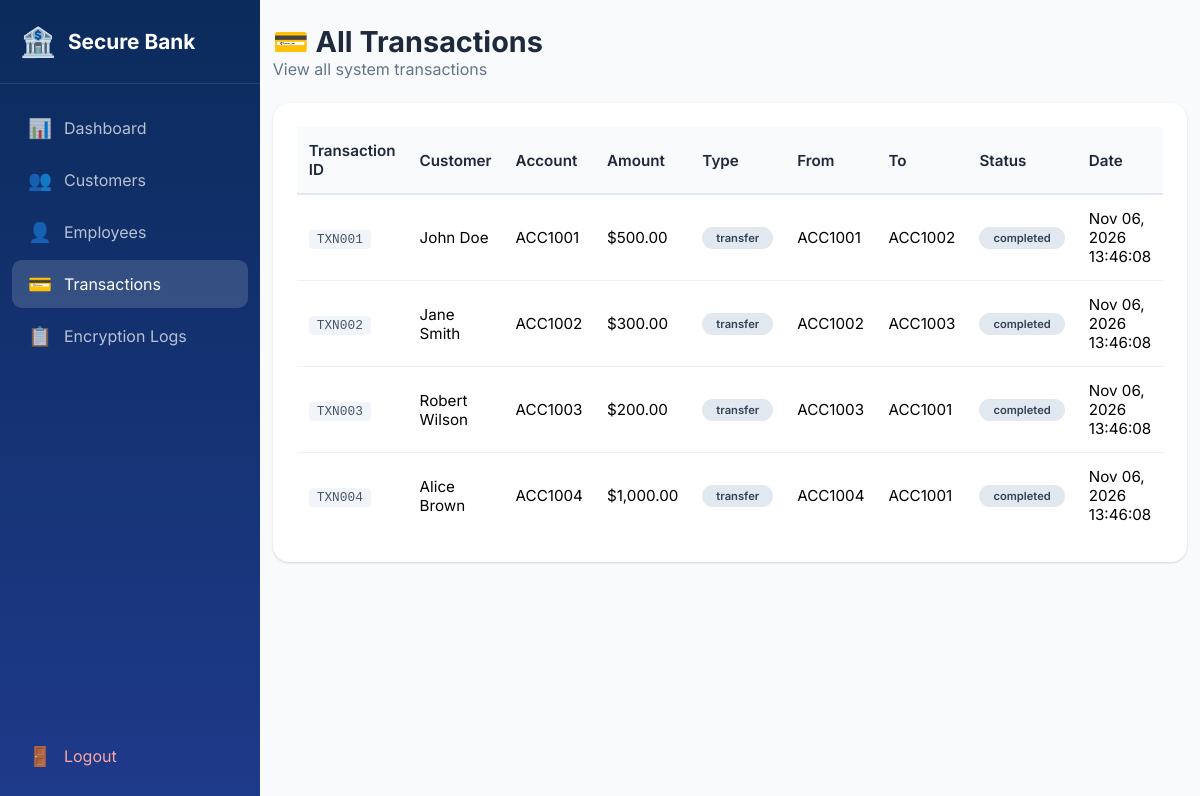
The app's page /admin/transactions.php (signed in) with its own data.
### tables this page shows
CREATE TABLE transactions (
    id INT PRIMARY KEY AUTO_INCREMENT,
    transaction_id VARCHAR(50) UNIQUE NOT NULL,
    customer_id INT,
    from_account VARCHAR(20),
    to_account VARCHAR(20),
    amount DECIMAL(15,2) NOT NULL,
    transaction_type ENUM('deposit', 'withdrawal', 'transfer', 'credit', 'debit') NOT NULL,
    description TEXT,
    status ENUM('pending', 'completed', 'failed', 'reversed') DEFAULT 'completed',
    created_at TIMESTAMP DEFAULT CURRENT_TIMESTAMP,
    FOREIGN KEY (customer_id) REFERENCES customers(id) ON DELETE CASCADE
);

CREATE TABLE customers (
    id INT PRIMARY KEY AUTO_INCREMENT,
    customer_id VARCHAR(20) UNIQUE NOT NULL,
    full_name VARCHAR(100) NOT NULL,
    email VARCHAR(100) UNIQUE NOT NULL,
    phone VARCHAR(20),
    password_hash VARCHAR(255) NOT NULL,
    account_number VARCHAR(20) UNIQUE NOT NULL,
    balance DECIMAL(15,2) DEFAULT 0.00,
    cipher_type ENUM('vigenere', 'columnar', 'railfence', 'hill') DEFAULT 'vigenere',
    cipher_key VARCHAR(50) NOT NULL,
    private_note TEXT,
    created_at TIMESTAMP DEFAULT CURRENT_TIMESTAMP,
    status ENUM('active', 'inactive', 'suspended') DEFAULT 'active'
);

### admin/transactions.php (the view, shortened to what this page needs)
<?php
$db = new Database();
$conn = $db->getConnection();
$stmt = $conn->query("SELECT t.*, c.full_name, c.account_number FROM transactions t
                       JOIN customers c ON t.customer_id = c.id
                       ORDER BY t.created_at DESC");
$transactions = $stmt->fetchAll();
?>
<!DOCTYPE html>
<html lang="en">
<head>
    <link rel="stylesheet" href="../css/style.css">
    <link rel="stylesheet" href="../css/dashboard.css">
    <link rel="stylesheet" href="../css/admin.css">
</head>
<body>
    <div class="sidebar">
        <div class="sidebar-brand">
            <span class="brand-icon">🏦</span>
            <span>Secure Bank</span>
        </div>
        <nav class="sidebar-nav">
            <a href="dashboard.php">
                <span class="nav-icon">📊</span>
                <span>Dashboard</span>
            </a>
            <a href="customers.php">
                <span class="nav-icon">👥</span>
                <span>Customers</span>
            </a>
            <a href="employees.php">
                <span class="nav-icon">👤</span>
                <span>Employees</span>
            </a>
            <a href="transactions.php" class="active">
                <span class="nav-icon">💳</span>
                <span>Transactions</span>
            </a>
            <a href="logs.php">
                <span class="nav-icon">📋</span>
                <span>Encryption Logs</span>
            </a>
            <a href="../auth/logout.php" class="logout">
                <span class="nav-icon">🚪</span>
                <span>Logout</span>
            </a>
        </nav>
    </div>
    <div class="main-content">
        <header class="page-header">
            <div>
                <h1>💳 All Transactions</h1>
                <p>View all system transactions</p>
            </div>
        </header>
        <div class="panel">
            <div class="table-responsive">
                <table>
                    <thead>
                        <tr>
                            <th>Transaction ID</th>
                            <th>Customer</th>
                            <th>Account</th>
                            <th>Amount</th>
                            <th>Type</th>
                            <th>From</th>
                            <th>To</th>
                            <th>Status</th>
                            <th>Date</th>
                        </tr>
                    </thead>
                    <tbody>
                        <?php if (empty($transactions)): ?>
                        <tr><td colspan="9" class="text-center">No transactions found</td></tr>
                        <?php else: foreach ($transactions as $tx): ?>
                        <tr>
                            <td><span class="tx-id"><?= htmlspecialchars($tx['transaction_id']) ?></span></td>
                            <td><?= htmlspecialchars($tx['full_name']) ?></td>
                            <td><?= htmlspecialchars($tx['account_number']) ?></td>
                            <td class="<?= $tx['amount'] < 0 ? 'negative' : 'positive' ?>">
                                $<?= number_format(abs($tx['amount']), 2) ?>
                            </td>
                            <td><span class="badge badge-<?= $tx['transaction_type'] ?>"><?= $tx['transaction_type'] ?></span></td>
                            <td><?= htmlspecialchars($tx['from_account'] ?? '-') ?></td>
                            <td><?= htmlspecialchars($tx['to_account'] ?? '-') ?></td>
                            <td><span class="badge badge-<?= $tx['status'] ?>"><?= $tx['status'] ?></span></td>
                            <td><?= date('M d, Y H:i:s', strtotime($tx['created_at'])) ?></td>
                        </tr>
                        <?php endforeach; endif; ?>
                    </tbody>
                </table>
            </div>
        </div>
    </div>
</body>
</html>

### css/style.css (style rules this page uses)
:root { --primary: #1e3a8a; --primary-dark: #0b2b5c; --primary-light: #3b5fc4; --gray-50: #f8fafc; --gray-100: #f1f5f9; --gray-200: #e2e8f0; --gray-400: #94a3b8; --gray-500: #64748b; --gray-600: #475569; --gray-800: #1e293b; --success: #16a34a; --warning: #f59e0b; --danger: #dc2626; --shadow: 0 1px 3px rgba(0, 0, 0, 0.1), 0 1px 2px rgba(0, 0, 0, 0.06); --shadow-lg: 0 10px 15px -3px rgba(0, 0, 0, 0.1), 0 4px 6px -2px rgba(0, 0, 0, 0.05); }
* { box-sizing: border-box; margin: 0; padding: 0; font-family: 'Inter', -apple-system, BlinkMacSystemFont, 'Segoe UI', Roboto, sans-serif; }
body { background: #f0f4fa; min-height: 100vh; display: flex; justify-content: center; align-items: center; }
.badge { background: #e2e8f0; padding: 4px 14px; border-radius: 40px; font-size: 0.7rem; font-weight: 600; color: #334155; display: inline-block; }
table { width: 100%; border-collapse: collapse; font-size: 0.95rem; }
th { background: #f8fafc; padding: 14px 12px; text-align: left; font-weight: 600; color: #1e293b; border-bottom: 2px solid #e2e8f0; }
td { padding: 14px 12px; border-bottom: 1px solid #edf2f7; vertical-align: middle; }
tr:last-child td { border-bottom: none; }

### css/dashboard.css (style rules this page uses)
.sidebar { position: fixed; left: 0; top: 0; bottom: 0; width: 260px; background: linear-gradient(180deg, var(--primary-dark), var(--primary)); color: white; display: flex; flex-direction: column; z-index: 100; transition: all 0.3s ease; }
.sidebar-brand { padding: 24px 20px; display: flex; align-items: center; gap: 12px; font-size: 1.3rem; font-weight: 700; border-bottom: 1px solid rgba(255, 255, 255, 0.1); }
.brand-icon { font-size: 1.8rem; }
.sidebar-nav { flex: 1; padding: 20px 12px; display: flex; flex-direction: column; gap: 4px; }
.sidebar-nav a { display: flex; align-items: center; gap: 12px; padding: 12px 16px; border-radius: 10px; color: rgba(255, 255, 255, 0.7); text-decoration: none; transition: all 0.3s ease; }
.sidebar-nav a.active { background: rgba(255, 255, 255, 0.15); color: white; }
.sidebar-nav a.logout { margin-top: auto; color: #fca5a5; }
.nav-icon { font-size: 1.2rem; }
.main-content { margin-left: 260px; padding: 24px 32px; min-height: 100vh; background: var(--gray-50); }
.page-header { display: flex; justify-content: space-between; align-items: center; margin-bottom: 24px; }
.page-header h1 { font-size: 1.8rem; font-weight: 700; color: var(--gray-800); }
.page-header p { color: var(--gray-500); }
.panel { background: white; border-radius: 16px; padding: 24px; box-shadow: var(--shadow); margin-bottom: 24px; }
.tx-id { font-family: 'Courier New', monospace; font-size: 0.8rem; color: var(--gray-600); background: var(--gray-100); padding: 2px 8px; border-radius: 4px; }

### records on screen
transactions: transaction "TXN001", customer.full_name "John Doe", customer.account_number "ACC1001", amount "500.00", transaction_type "transfer", from_account "ACC1001", to_account "ACC1002", status "completed", created_at "Nov 06, 2026 13:46:08"
transactions: transaction "TXN002", customer.full_name "Jane Smith", customer.account_number "ACC1002", amount "300.00", transaction_type "transfer", from_account "ACC1002", to_account "ACC1003", status "completed", created_at "Nov 06, 2026 13:46:08"
transactions: transaction "TXN003", customer.full_name "Robert Wilson", customer.account_number "ACC1003", amount "200.00", transaction_type "transfer", from_account "ACC1003", to_account "ACC1001", status "completed", created_at "Nov 06, 2026 13:46:08"
transactions: transaction "TXN004", customer.full_name "Alice Brown", customer.account_number "ACC1004", amount "1,000.00", transaction_type "transfer", from_account "ACC1004", to_account "ACC1001", status "completed", created_at "Nov 06, 2026 13:46:08"
